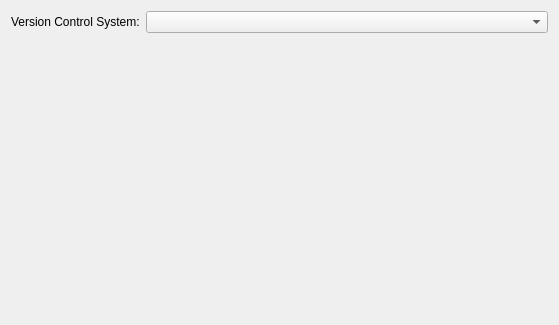
<ui version="4.0" >
 <class>ProjectVcsPage</class>
 <widget class="QWidget" name="ProjectVcsPage" >
  <property name="geometry" >
   <rect>
    <x>0</x>
    <y>0</y>
    <width>559</width>
    <height>325</height>
   </rect>
  </property>
  <layout class="QVBoxLayout" name="verticalLayout" >
   <item>
    <layout class="QHBoxLayout" name="horizontalLayout" >
     <item>
      <widget class="QLabel" name="label" >
       <property name="text" >
        <string>Version Control System:</string>
       </property>
      </widget>
     </item>
     <item>
      <widget class="KComboBox" name="vcsTypes" >
       <property name="sizePolicy" >
        <sizepolicy vsizetype="Fixed" hsizetype="Expanding" >
         <horstretch>0</horstretch>
         <verstretch>0</verstretch>
        </sizepolicy>
       </property>
      </widget>
     </item>
    </layout>
   </item>
   <item>
    <widget class="QStackedWidget" name="vcsImportOptions" >
     <property name="currentIndex" >
      <number>0</number>
     </property>
     <widget class="QWidget" name="page_2" />
    </widget>
   </item>
  </layout>
 </widget>
 <customwidgets>
  <customwidget>
   <class>KComboBox</class>
   <extends>QComboBox</extends>
   <header>kcombobox.h</header>
  </customwidget>
 </customwidgets>
 <resources/>
 <connections/>
</ui>
